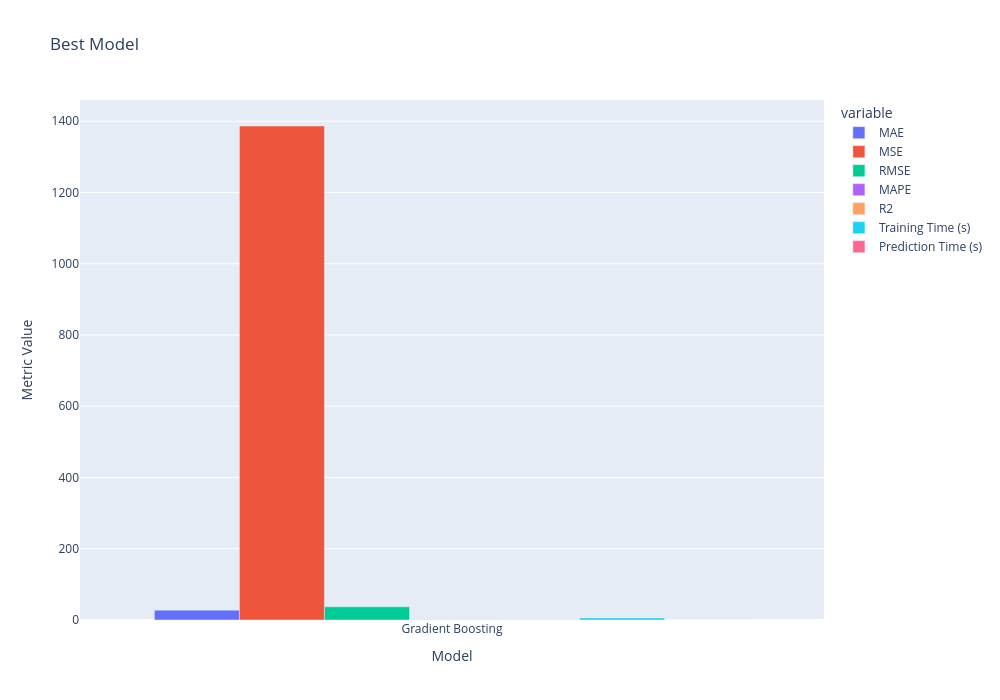

Write notebook code for a chart like this one.
### Code cell
# Plotting a grouped bar graph
import plotly.express as px
fig = px.bar(results_df, x='Model',
             y=['MAE', 'MSE', 'RMSE', 'MAPE', 'R2', 'Training Time (s)', 'Prediction Time (s)'],
             labels={'value': 'Metric Value'}, 
             title='Best Model',
             barmode = 'group')

# Update layout to vary length and width
fig.update_layout(
    width=1000,  # Set the width of the entire plot
    height=700,  # Set the height of the entire plot
    bargap=0.2,  # Set the gap between bars
)
             
fig.show()

### Figure 1 — Plotly figure (JSON) as saved in the notebook; plotly's stock layout.template omitted (floating-point values rounded to 4 significant figures)
{"data": [{"alignmentgroup": "True", "hovertemplate": "variable=MAE<br>Model=%{x}<br>Metric Value=%{y}<extra></extra>", "legendgroup": "MAE", "marker": {"color": "#636efa", "pattern": {"shape": ""}}, "name": "MAE", "offsetgroup": "MAE", "orientation": "v", "showlegend": true, "textposition": "auto", "type": "bar", "x": ["Gradient Boosting"], "xaxis": "x", "y": [27.66], "yaxis": "y"}, {"alignmentgroup": "True", "hovertemplate": "variable=MSE<br>Model=%{x}<br>Metric Value=%{y}<extra></extra>", "legendgroup": "MSE", "marker": {"color": "#EF553B", "pattern": {"shape": ""}}, "name": "MSE", "offsetgroup": "MSE", "orientation": "v", "showlegend": true, "textposition": "auto", "type": "bar", "x": ["Gradient Boosting"], "xaxis": "x", "y": [1386.0], "yaxis": "y"}, {"alignmentgroup": "True", "hovertemplate": "variable=RMSE<br>Model=%{x}<br>Metric Value=%{y}<extra></extra>", "legendgroup": "RMSE", "marker": {"color": "#00cc96", "pattern": {"shape": ""}}, "name": "RMSE", "offsetgroup": "RMSE", "orientation": "v", "showlegend": true, "textposition": "auto", "type": "bar", "x": ["Gradient Boosting"], "xaxis": "x", "y": [37.24], "yaxis": "y"}, {"alignmentgroup": "True", "hovertemplate": "variable=MAPE<br>Model=%{x}<br>Metric Value=%{y}<extra></extra>", "legendgroup": "MAPE", "marker": {"color": "#ab63fa", "pattern": {"shape": ""}}, "name": "MAPE", "offsetgroup": "MAPE", "orientation": "v", "showlegend": true, "textposition": "auto", "type": "bar", "x": ["Gradient Boosting"], "xaxis": "x", "y": [0.6805], "yaxis": "y"}, {"alignmentgroup": "True", "hovertemplate": "variable=R2<br>Model=%{x}<br>Metric Value=%{y}<extra></extra>", "legendgroup": "R2", "marker": {"color": "#FFA15A", "pattern": {"shape": ""}}, "name": "R2", "offsetgroup": "R2", "orientation": "v", "showlegend": true, "textposition": "auto", "type": "bar", "x": ["Gradient Boosting"], "xaxis": "x", "y": [0.9988], "yaxis": "y"}, {"alignmentgroup": "True", "hovertemplate": "variable=Training Time (s)<br>Model=%{x}<br>Metric Value=%{y}<extra></extra>", "legendgroup": "Training Time (s)", "marker": {"color": "#19d3f3", "pattern": {"shape": ""}}, "name": "Training Time (s)", "offsetgroup": "Training Time (s)", "orientation": "v", "showlegend": true, "textposition": "auto", "type": "bar", "x": ["Gradient Boosting"], "xaxis": "x", "y": [5.761], "yaxis": "y"}, {"alignmentgroup": "True", "hovertemplate": "variable=Prediction Time (s)<br>Model=%{x}<br>Metric Value=%{y}<extra></extra>", "legendgroup": "Prediction Time (s)", "marker": {"color": "#FF6692", "pattern": {"shape": ""}}, "name": "Prediction Time (s)", "offsetgroup": "Prediction Time (s)", "orientation": "v", "showlegend": true, "textposition": "auto", "type": "bar", "x": ["Gradient Boosting"], "xaxis": "x", "y": [0.02185], "yaxis": "y"}], "layout": {"bargap": 0.2, "barmode": "group", "height": 700, "legend": {"title": {"text": "variable"}, "tracegroupgap": 0}, "title": {"text": "Best Model"}, "width": 1000, "xaxis": {"anchor": "y", "domain": [0, 1], "title": {"text": "Model"}}, "yaxis": {"anchor": "x", "domain": [0, 1], "title": {"text": "Metric Value"}}}}
